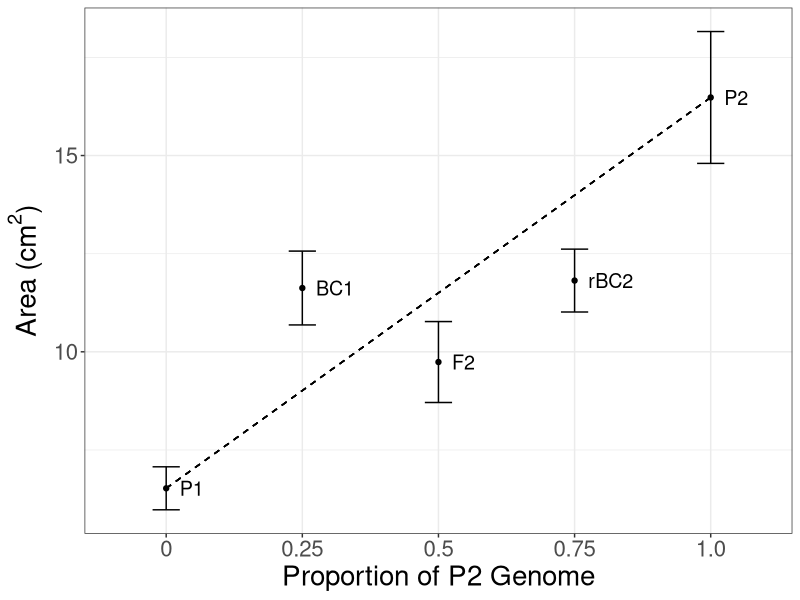
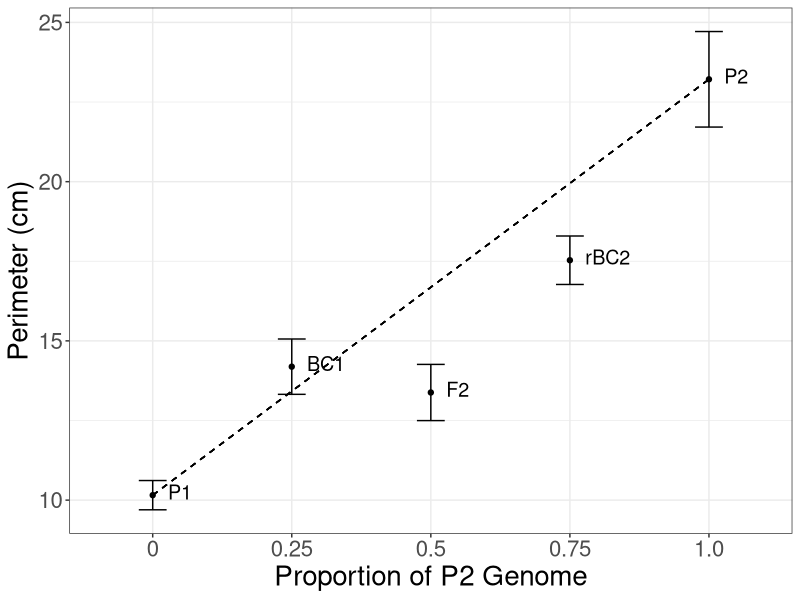
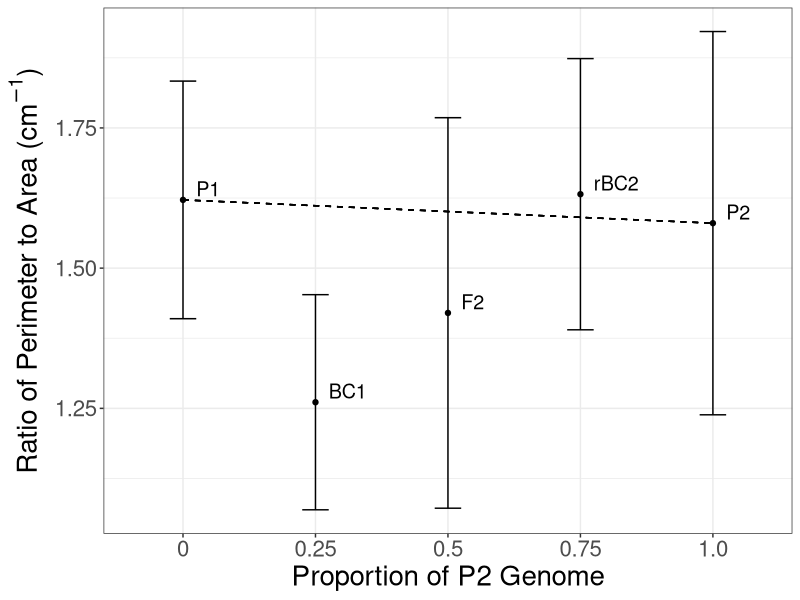
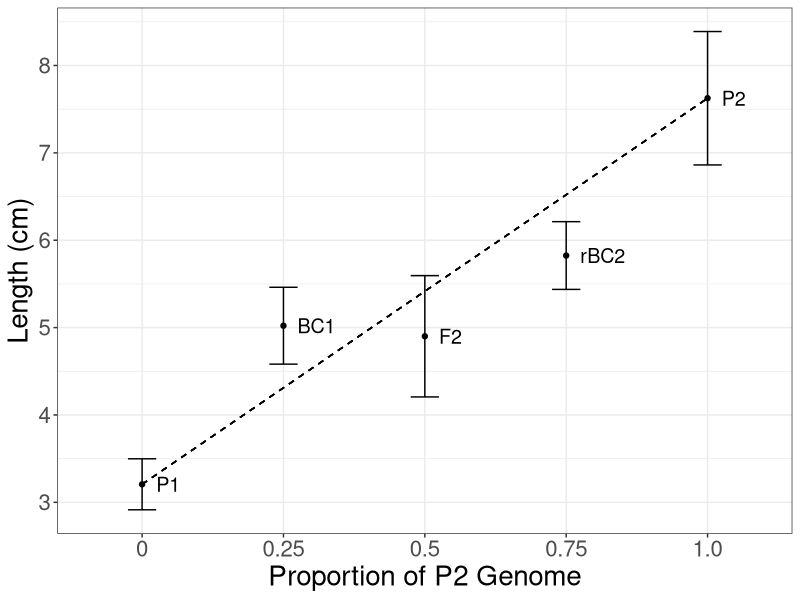
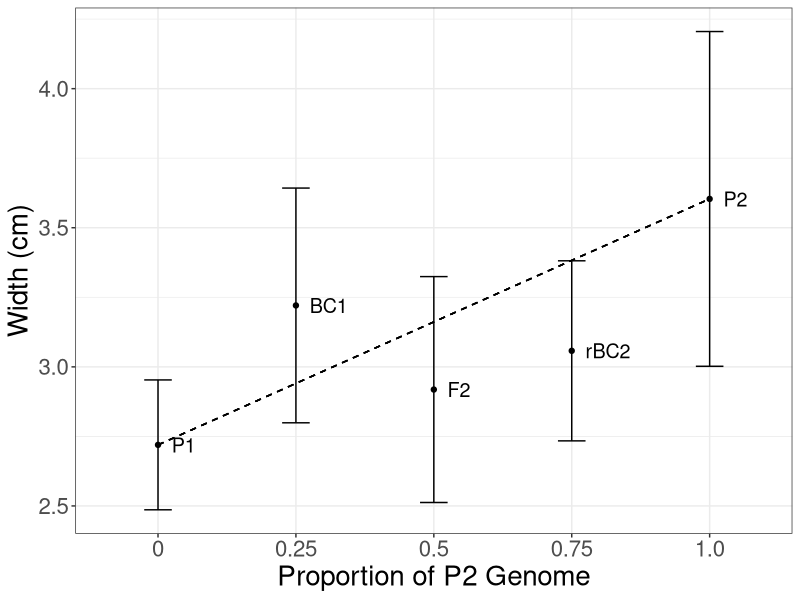
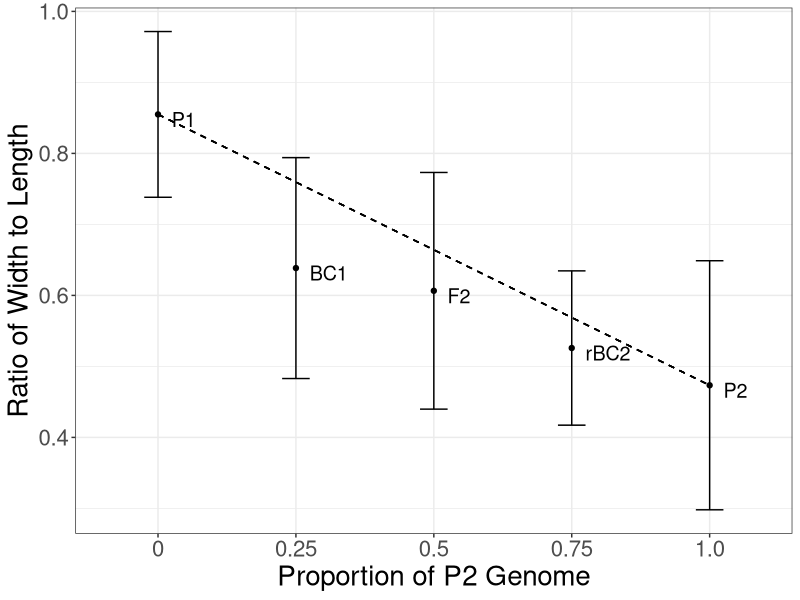
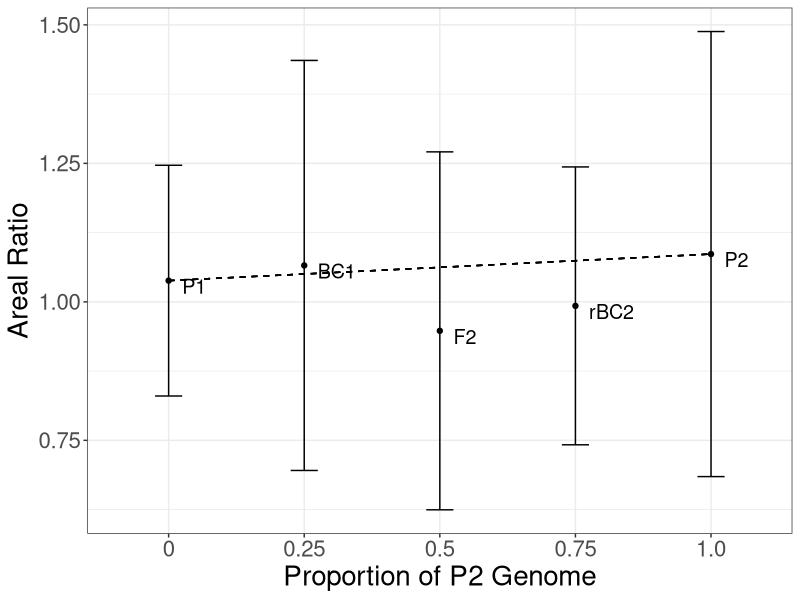
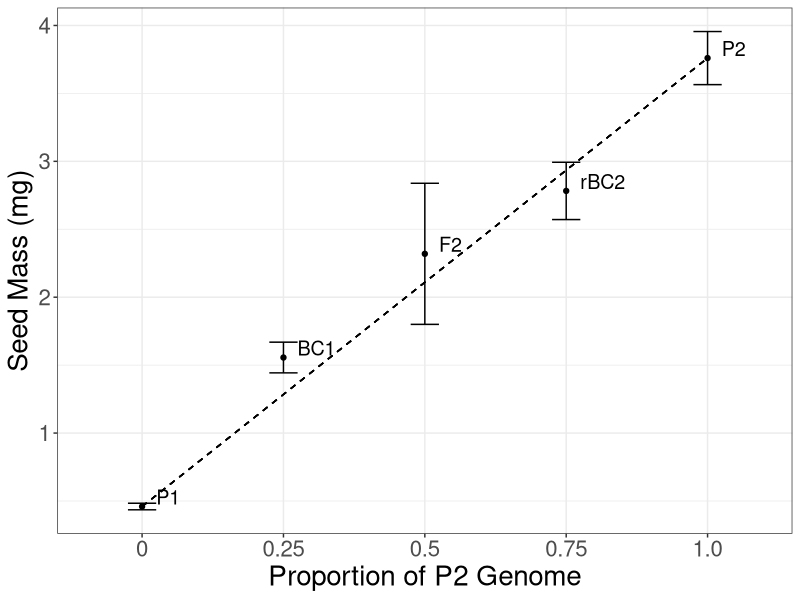

Generate these figures, in order, with R:
library(ggplot2)
library(rlang)

# input cross, mean, & se for area 
area <- data.frame(
  Proportion_of_P2_Genome = c("0", "1.0", "0.5", "0.25", "0.75"),
  Mean = c(6.522816683, 16.47951258, 9.739500903, 11.62506596, 11.81500181),
  Error = c(0.5479797328, 1.67954809, 1.030987101, 0.9403660416, 0.8011958025),
  labels = c("P1", "P2", "F2", "BC1", "rBC2"))

# specify order of variables on x axis
area$Proportion_of_P2_Genome <- factor(area$Proportion_of_P2_Genome, levels = c("0", "0.25", "0.5", "0.75", "1.0"))


# create scatterplot for area
ggplot(area, aes(x = Proportion_of_P2_Genome, y = Mean)) +
  geom_point() +
  geom_errorbar(aes(ymin = Mean - Error, ymax = Mean + Error), width = 0.2) +
  labs(x = "Proportion of P2 Genome", y = expression("Area (cm"^2*")")) +
  theme_bw()+
  theme(plot.title = element_text(hjust = 0.5))+
  theme(text = element_text(size = 20, color= "black"))+
  geom_segment(aes(x = Proportion_of_P2_Genome[1], y = Mean[1], xend = Proportion_of_P2_Genome[2], yend = Mean[2]), lty = 2)+
  geom_text(aes(label = labels), hjust = 0, nudge_x = 0.1, size = 5)
  



# input cross, mean, & se for perimeter 
perimeter <- data.frame(
  Proportion_of_P2_Genome = c("0", "1.0", "0.5", "0.25", "0.75"),
  Mean = c(10.15521918, 23.2138416, 13.379385, 14.19022123, 17.53230858),
  Error = c(0.4598082241, 1.500010453, 0.8818388568, 0.8689069691, 0.7607440585),
  labels = c("P1", "P2", "F2", "BC1", "rBC2"))

# specify order of variables on x axis
perimeter$Proportion_of_P2_Genome <- factor(perimeter$Proportion_of_P2_Genome, levels = c("0", "0.25", "0.5", "0.75", "1.0"))

# create scatterplot for perimeter
ggplot(perimeter, aes(x = Proportion_of_P2_Genome, y = Mean)) +
  geom_point() +
  geom_errorbar(aes(ymin = Mean - Error, ymax = Mean + Error), width = 0.2) +
  labs(x = "Proportion of P2 Genome", y = "Perimeter (cm)") +
  theme_bw()+
  theme(plot.title = element_text(hjust = 0.5))+
  theme(text = element_text(size = 20, color= 'black'))+
  geom_segment(aes(x = Proportion_of_P2_Genome[1], y = Mean[1], xend = Proportion_of_P2_Genome[2], yend = Mean[2]), lty = 2)+
  geom_text(aes(label = labels), hjust = 0, nudge_x = 0.11, nudge_y = 0.1, size = 5)


# input cross, mean, & se for RPA 
RPA <- data.frame(
  Proportion_of_P2_Genome = c("0", "1.0", "0.5", "0.25", "0.75"),
  Mean = c(1.62169999, 1.580200273, 1.420142672, 1.26091521, 1.631856208),
  Error = c(0.2118316066, 0.3417123428, 0.3481225017, 0.1918223153, 0.2417640031),
  labels = c("P1", "P2", "F2", "BC1", "rBC2"))

# specify order of variables on x axis
RPA$Proportion_of_P2_Genome <- factor(RPA$Proportion_of_P2_Genome, levels = c("0", "0.25", "0.5", "0.75", "1.0"))

# create scatterplot for RPA
ggplot(RPA, aes(x = Proportion_of_P2_Genome, y = Mean)) +
  geom_point() +
  geom_errorbar(aes(ymin = Mean - Error, ymax = Mean + Error), width = 0.2) +
  labs(x = "Proportion of P2 Genome", y = expression("Ratio of Perimeter to Area (cm"^-1*")")) +
  theme_bw()+
  theme(plot.title = element_text(hjust = 0.5))+
  theme(text = element_text(size = 20, color= 'black'))+
  geom_segment(aes(x = Proportion_of_P2_Genome[1], y = Mean[1], xend = Proportion_of_P2_Genome[2], yend = Mean[2]), lty = 2)+
  geom_text(aes(label = labels), hjust = 0, nudge_x = 0.1, nudge_y = 0.02, size = 5)



# input cross, mean, & se for length 
length <- data.frame(
  Proportion_of_P2_Genome = c("0", "1.0", "0.5", "0.25", "0.75"),
  Mean = c(3.206489019, 7.625249363, 4.900700137, 5.02182517, 5.824766952),
  Error = c(0.2920426845, 0.7634162396, 0.6940610201, 0.4399164335, 0.3875928547),
  labels = c("P1", "P2", "F2", "BC1", "rBC2"))

# specify order of variables on x axis
length$Proportion_of_P2_Genome <- factor(length$Proportion_of_P2_Genome, levels = c("0", "0.25", "0.5", "0.75", "1.0"))

# create scatterplot for width
ggplot(length, aes(x = Proportion_of_P2_Genome, y = Mean)) +
  geom_point() +
  geom_errorbar(aes(ymin = Mean - Error, ymax = Mean + Error), width = 0.2) +
  labs(x = "Proportion of P2 Genome", y = "Length (cm)") +
  theme_bw()+
  theme(plot.title = element_text(hjust = 0.5))+
  theme(text = element_text(size = 20, color= 'black'))+
  geom_segment(aes(x = Proportion_of_P2_Genome[1], y = Mean[1], xend = Proportion_of_P2_Genome[2], yend = Mean[2]), lty = 2)+
  geom_text(aes(label = labels), hjust = 0, nudge_x = 0.1, size = 5)



# input cross, mean, & se for width 
width <- data.frame(
  Proportion_of_P2_Genome = c("0", "1.0", "0.5", "0.25", "0.75"),
  Mean = c(2.719552445, 3.603638761, 2.918421661, 3.22071845, 3.057632194),
  Error = c(0.2334454513, 0.6016688766, 0.4060046694, 0.4218805338, 0.323643964),
  labels = c("P1", "P2", "F2", "BC1", "rBC2"))

# specify order of variables on x axis
width$Proportion_of_P2_Genome <- factor(width$Proportion_of_P2_Genome, levels = c("0", "0.25", "0.5", "0.75", "1.0"))

# create scatterplot for width
ggplot(width, aes(x = Proportion_of_P2_Genome, y = Mean)) +
  geom_point() +
  geom_errorbar(aes(ymin = Mean - Error, ymax = Mean + Error), width = 0.2) +
  labs(x = "Proportion of P2 Genome", y = "Width (cm)") +
  theme_bw()+
  theme(plot.title = element_text(hjust = 0.5))+
  theme(text = element_text(size = 20, color= 'black'))+
  geom_segment(aes(x = Proportion_of_P2_Genome[1], y = Mean[1], xend = Proportion_of_P2_Genome[2], yend = Mean[2]), lty = 2)+
  geom_text(aes(label = labels), hjust = 0, nudge_x = 0.1, size = 5)



# input cross, mean, & se for RWL 
RWL <- data.frame(
  Proportion_of_P2_Genome = c("0", "1.0", "0.5", "0.25", "0.75"),
  Mean = c(0.8549358369, 0.4734154518, 0.6064846044, 0.6385036202, 0.5259053835),
  Error = c(0.1167319674, 0.1754081161, 0.1666790903, 0.1555551483, 0.1086750454),
  labels = c("P1", "P2", "F2", "BC1", "rBC2"))

# specify order of variables on x axis
RWL$Proportion_of_P2_Genome <- factor(RWL$Proportion_of_P2_Genome, levels = c("0", "0.25", "0.5", "0.75", "1.0"))

# create scatterplot for RWL
ggplot(RWL, aes(x = Proportion_of_P2_Genome, y = Mean)) +
  geom_point() +
  geom_errorbar(aes(ymin = Mean - Error, ymax = Mean + Error), width = 0.2) +
  labs(x = "Proportion of P2 Genome", y = "Ratio of Width to Length") +
  theme_bw()+
  theme(plot.title = element_text(hjust = 0.5))+
  theme(text = element_text(size = 20, color= 'black'))+
  geom_segment(aes(x = Proportion_of_P2_Genome[1], y = Mean[1], xend = Proportion_of_P2_Genome[2], yend = Mean[2]), lty = 2)+
  geom_text(aes(label = labels), hjust = 0, nudge_x = 0.1, nudge_y = -0.007, size = 5)



# input cross, mean, & se for AR 
AR <- data.frame(
  Proportion_of_P2_Genome = c("0", "1.0", "0.5", "0.25", "0.75"),
  Mean = c(1.038318811, 1.086268307, 0.9476895959, 1.065733981, 0.9927631834),
  Error = c(0.2082486584, 0.4017382248, 0.3230882372, 0.3700790176, 0.2508136468),
  labels = c("P1", "P2", "F2", "BC1", "rBC2"))

# specify order of variables on x axis
AR$Proportion_of_P2_Genome <- factor(AR$Proportion_of_P2_Genome, levels = c("0", "0.25", "0.5", "0.75", "1.0"))

# create scatterplot for AR
ggplot(AR, aes(x = Proportion_of_P2_Genome, y = Mean)) +
  geom_point() +
  geom_errorbar(aes(ymin = Mean - Error, ymax = Mean + Error), width = 0.2) +
  labs(x = "Proportion of P2 Genome", y = "Areal Ratio") +
  theme_bw()+
  theme(plot.title = element_text(hjust = 0.5))+
  theme(text = element_text(size = 20, color= 'black'))+
  geom_segment(aes(x = Proportion_of_P2_Genome[1], y = Mean[1], xend = Proportion_of_P2_Genome[2], yend = Mean[2]), lty = 2)+
  geom_text(aes(label = labels), hjust = 0, nudge_x = 0.1, nudge_y = -0.01, size = 5)



# input cross, mean, & se for seed mass 
seed_mass <- data.frame(
  Proportion_of_P2_Genome = c("0", "1.0", "0.5", "0.25", "0.75"),
  Mean = c(0.4593333333, 3.76, 2.319333333, 1.556, 2.782307692),
  Error = c(0.02426964921, 0.1954725654, 0.5193030739, 0.113035182, 0.2108260732),
  labels = c("P1", "P2", "F2", "BC1", "rBC2"))

# specify order of variables on x axis
seed_mass$Proportion_of_P2_Genome <- factor(seed_mass$Proportion_of_P2_Genome, levels = c("0", "0.25", "0.5", "0.75", "1.0"))

# create scatterplot for seed mass
ggplot(seed_mass, aes(x = Proportion_of_P2_Genome, y = Mean)) +
  geom_point() +
  geom_errorbar(aes(ymin = Mean - Error, ymax = Mean + Error), width = 0.2) +
  labs(x = "Proportion of P2 Genome", y = "Seed Mass (mg)") +
  theme_bw()+
  theme(plot.title = element_text(hjust = 0.5))+
  theme(text = element_text(size = 20, color= 'black'))+
  geom_segment(aes(x = Proportion_of_P2_Genome[1], y = Mean[1], xend = Proportion_of_P2_Genome[2], yend = Mean[2]), lty = 2)+
  geom_text(aes(label = labels), hjust = 0, nudge_x = 0.1, nudge_y = 0.07, size = 5)

